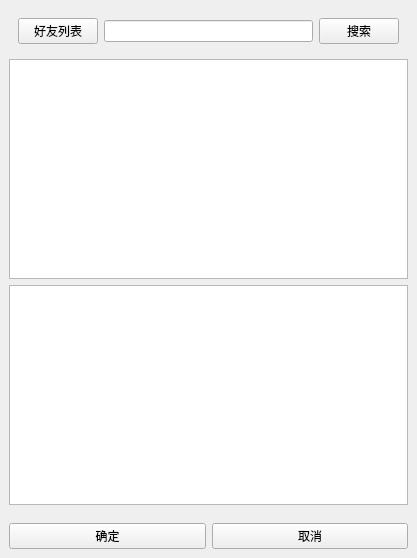
<?xml version="1.0" encoding="UTF-8"?>
<ui version="4.0">
 <class>friend_list</class>
 <widget class="QWidget" name="friend_list">
  <property name="geometry">
   <rect>
    <x>0</x>
    <y>0</y>
    <width>417</width>
    <height>558</height>
   </rect>
  </property>
  <property name="windowTitle">
   <string>Form</string>
  </property>
  <layout class="QHBoxLayout" name="horizontalLayout">
   <property name="spacing">
    <number>0</number>
   </property>
   <property name="leftMargin">
    <number>0</number>
   </property>
   <property name="topMargin">
    <number>0</number>
   </property>
   <property name="rightMargin">
    <number>0</number>
   </property>
   <property name="bottomMargin">
    <number>0</number>
   </property>
   <item>
    <widget class="QWidget" name="widget" native="true">
     <layout class="QVBoxLayout" name="verticalLayout_2">
      <property name="spacing">
       <number>0</number>
      </property>
      <property name="leftMargin">
       <number>0</number>
      </property>
      <property name="topMargin">
       <number>0</number>
      </property>
      <property name="rightMargin">
       <number>0</number>
      </property>
      <property name="bottomMargin">
       <number>0</number>
      </property>
      <item>
       <widget class="QWidget" name="widget_2" native="true">
        <layout class="QVBoxLayout" name="verticalLayout_4">
         <item>
          <widget class="QWidget" name="widget_7" native="true">
           <layout class="QHBoxLayout" name="horizontalLayout_2">
            <item>
             <widget class="QPushButton" name="show_friend_list">
              <property name="text">
               <string>好友列表</string>
              </property>
             </widget>
            </item>
            <item>
             <widget class="QLineEdit" name="search_edit"/>
            </item>
            <item>
             <widget class="QPushButton" name="search_btn">
              <property name="text">
               <string>搜索</string>
              </property>
             </widget>
            </item>
           </layout>
          </widget>
         </item>
         <item>
          <widget class="QListWidget" name="search_list"/>
         </item>
         <item>
          <widget class="QListWidget" name="list_friend"/>
         </item>
        </layout>
       </widget>
      </item>
      <item>
       <widget class="QWidget" name="widget_3" native="true">
        <layout class="QHBoxLayout" name="horizontalLayout_3">
         <item>
          <widget class="QPushButton" name="sure">
           <property name="text">
            <string>确定</string>
           </property>
          </widget>
         </item>
         <item>
          <widget class="QPushButton" name="cancel">
           <property name="text">
            <string>取消</string>
           </property>
          </widget>
         </item>
        </layout>
       </widget>
      </item>
     </layout>
    </widget>
   </item>
   <item>
    <widget class="QWidget" name="widget_4" native="true">
     <layout class="QVBoxLayout" name="verticalLayout">
      <property name="spacing">
       <number>0</number>
      </property>
      <property name="leftMargin">
       <number>0</number>
      </property>
      <property name="topMargin">
       <number>0</number>
      </property>
      <property name="rightMargin">
       <number>0</number>
      </property>
      <property name="bottomMargin">
       <number>0</number>
      </property>
      <item>
       <widget class="QWidget" name="widget_5" native="true"/>
      </item>
     </layout>
    </widget>
   </item>
  </layout>
 </widget>
 <resources/>
 <connections/>
</ui>
